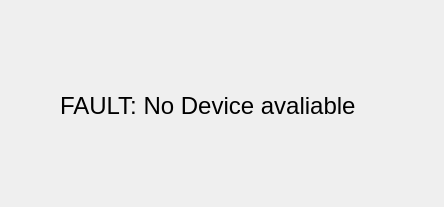
<?xml version="1.0" encoding="UTF-8"?>
<ui version="4.0">
 <class>Dialog</class>
 <widget class="QDialog" name="Dialog">
  <property name="geometry">
   <rect>
    <x>0</x>
    <y>0</y>
    <width>444</width>
    <height>207</height>
   </rect>
  </property>
  <property name="windowTitle">
   <string>Dialog</string>
  </property>
  <widget class="QLabel" name="label">
   <property name="geometry">
    <rect>
     <x>60</x>
     <y>90</y>
     <width>331</width>
     <height>31</height>
    </rect>
   </property>
   <property name="font">
    <font>
     <pointsize>18</pointsize>
    </font>
   </property>
   <property name="text">
    <string>FAULT: No Device avaliable</string>
   </property>
  </widget>
 </widget>
 <resources/>
 <connections/>
</ui>
